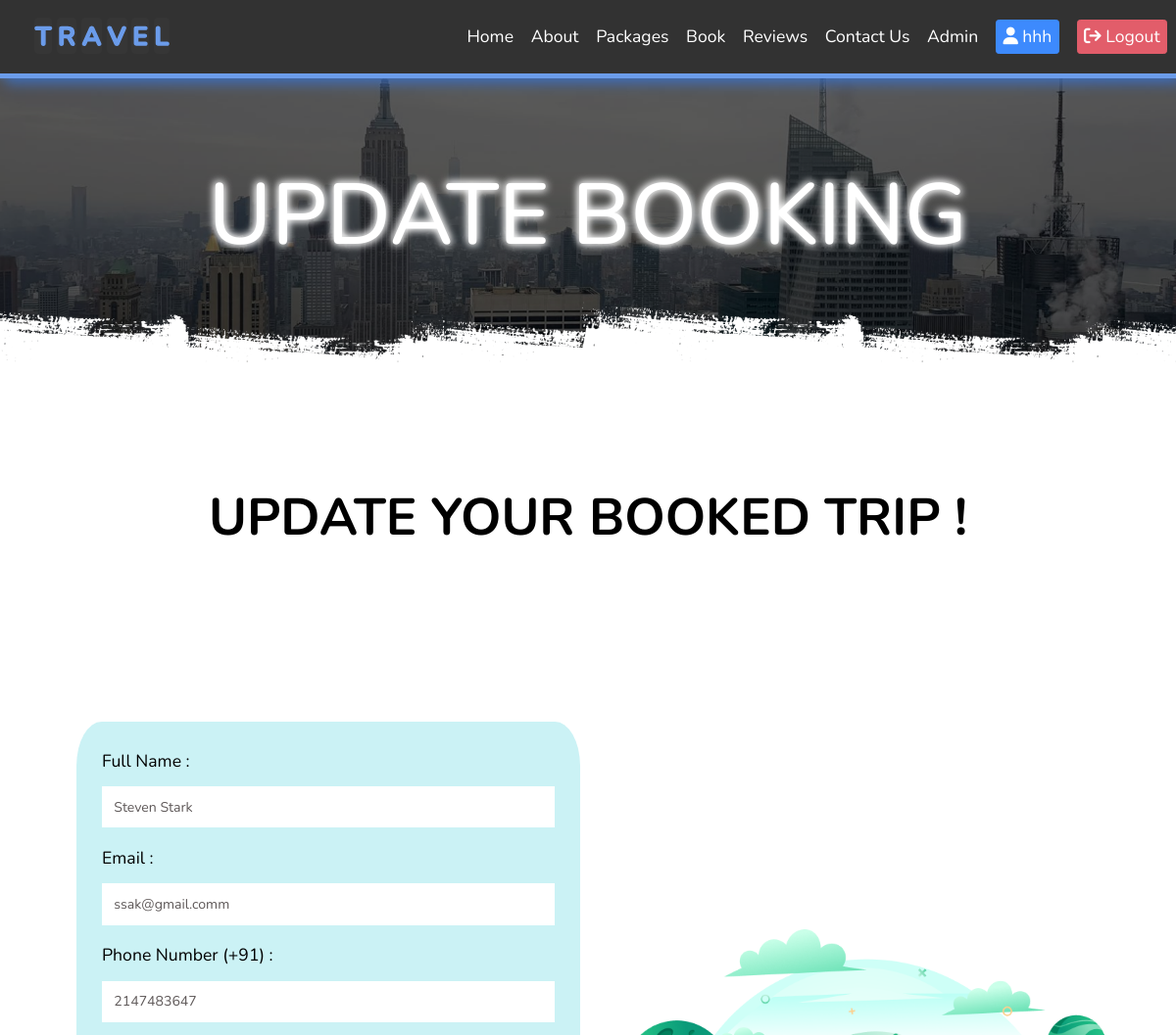
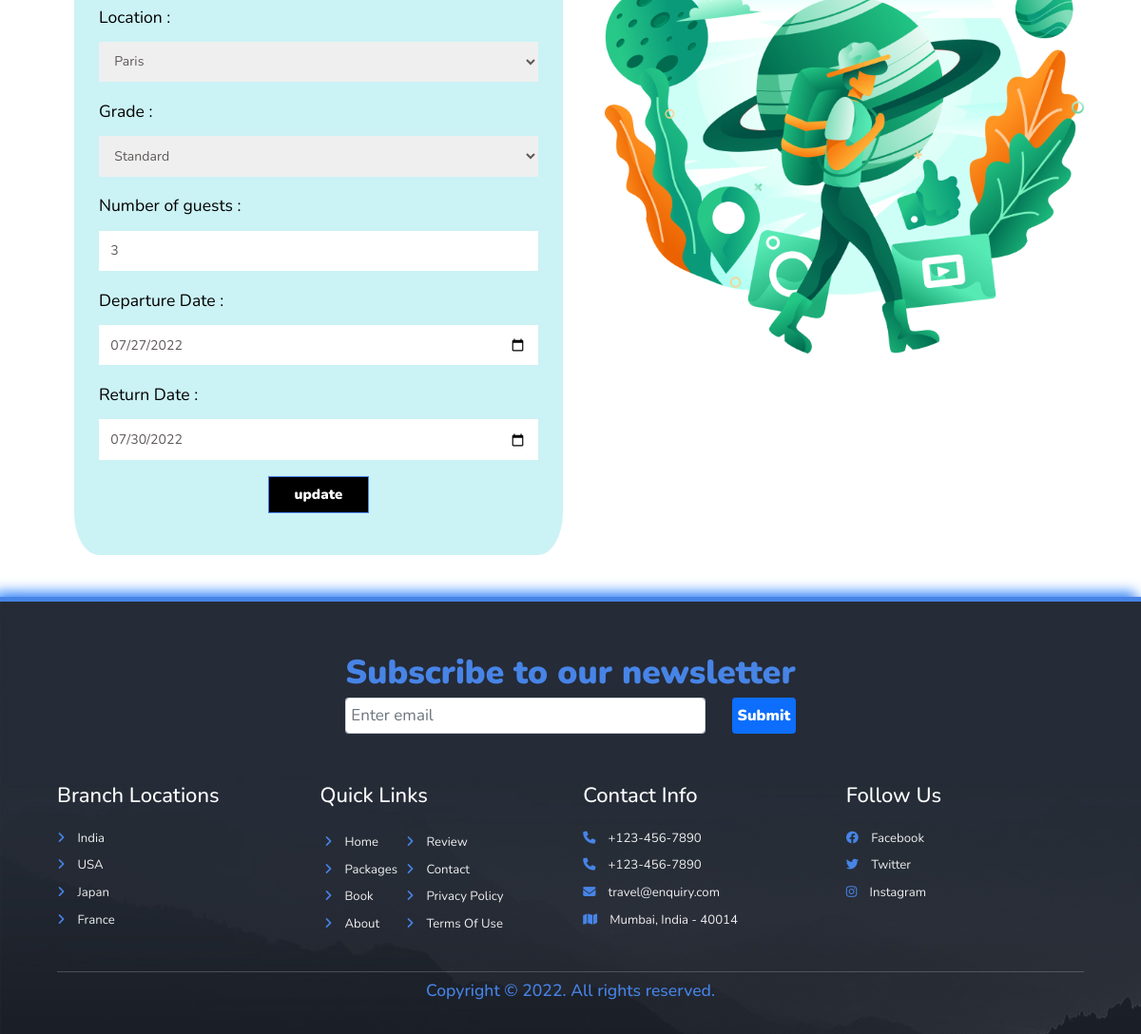
Page /edit.php?id=13 (signed in) on the committed database (2 pictures, top to bottom).
### tables this page shows
CREATE TABLE IF NOT EXISTS `book` (
  `id` int NOT NULL AUTO_INCREMENT,
  `username` varchar(100) NOT NULL,
  `name` varchar(100) NOT NULL,
  `email` varchar(100) NOT NULL,
  `phone` int NOT NULL,
  `order_date` timestamp NOT NULL DEFAULT CURRENT_TIMESTAMP,
  `location` varchar(100) NOT NULL,
  `grade` varchar(100) NOT NULL,
  `guests` int NOT NULL,
  `departure_date` date NOT NULL,
  `return_date` date NOT NULL,
  `price` double NOT NULL,
  PRIMARY KEY (`id`)
);

### edit.php (the view, shortened to what this page needs)
<!DOCTYPE html>
<?php session_start();
include('dbconnection.php');
$result = mysqli_query($conn, "SELECT * FROM book WHERE id='" . $_GET["id"] . "'");
$row = mysqli_fetch_array($result, MYSQLI_ASSOC);
?>
<html lang="en">
<head>
    <link rel="stylesheet" href="https://unpkg.com/swiper@8/swiper-bundle.min.css" />
    <link rel="stylesheet" href="https://cdnjs.cloudflare.com/ajax/libs/font-awesome/6.1.1/css/all.min.css" />
    <link rel="stylesheet" href="style.css">
    <link href="https://cdn.jsdelivr.net/npm/bootstrap@5.2.0-beta1/dist/css/bootstrap.min.css" rel="stylesheet">
</head>
<body>
    <section class="header">
        <a href="index.php" class="logo text-decoration-none">
            <div class="wrapper">
                <span>T</span>
                <span>R</span>
                <span>A</span>
                <span>V</span>
                <span>E</span>
                <span>L</span>
            </div>
        </a>
        <nav class="navbar">
            <a href="index.php" class="text-decoration-none">Home</a>
            <a href="about.php" class="text-decoration-none">About</a>
            <a href="package.php" class="text-decoration-none">Packages</a>
            <a href="book.php" class="text-decoration-none">Book</a>
            <a href="review.php" class="text-decoration-none">Reviews</a>
            <a href="contact.php" class="text-decoration-none">Contact Us</a>
            <a href="admin.php" class="text-decoration-none">Admin</a>
            <?php if (isset($_SESSION['username'])) { ?>
                <a href="dashboard.php"><button type="button" class="btn btn-primary"><i class="fa-solid fa-user"></i><?php echo " " . $_SESSION['username']; ?></button></a>
                <a href="index.php?logout='1'"><button type="button" class="btn btn-danger"><i class="fa-solid fa-arrow-right-from-bracket"></i> Logout</button></a> <?php } else { ?>
                <a href="login.php"><button type="button" class="btn btn-primary">Login</button></a>
                <a href="register.php"><button type="button" class="btn btn-warning">Register</button></a><?php } ?>
        </nav>
    </section>
    <div class="heading" style="background:url(images/header-bg-3.png) no-repeat">
        <h1>UPDATE BOOKING</h1>
    </div>
    <h1 class="heading"><b>update your booked trip ! </b></h1>
    <section class="book">
        <form method="post" action="" class="book-form">
            <div class="flex">
                <div class="inputBox">
                    <span>Full Name : </span>
                    <input type="text" placeholder="Enter your Full Name" name="name" value="<?php echo $row["name"]; ?>">
                </div>
                <div class="inputBox">
                    <span>Email : </span>
                    <input type="email" placeholder="Enter your Email" name="email" value="<?php echo $row["email"]; ?>">
                </div>
                <div class="inputBox">
                    <span>Phone Number (+91) : </span>
                    <input type="tel" placeholder="Enter your Phone Number" name="phone" pattern="^\d{10}$" value="<?php echo $row["phone"]; ?>">
                </div>
                <div class="inputBox">
                    <label for="location">Location : </label>
                    <?php $location = $row["location"] ?>
                    <select name="location" id="location" required>
                        <option value="Paris" <?php if ($location == "Paris") echo 'selected="selected"'; ?>>Paris</option>
                    </select>
                </div>
                <div class="inputBox">
                    <label for="activity">Grade : </label>
                    <select name="grade" id="grade" required>
                        <option value="standard" <?php if ($row["grade"] == "standard") echo 'selected="selected"'; ?>>Standard</option>
                    </select>
                </div>
                <div class="inputBox">
                    <span>Number of guests :</span>
                    <input type="number" placeholder="number of guests" name="guests" value="<?php echo $row["guests"]; ?>">
                </div>
                <div class="inputBox">
                    <span>Departure Date :</span>
                    <input type="date" name="departure" value="<?php echo $row["departure_date"]; ?>">
                </div>
                <div class="inputBox">
                    <span>Return Date :</span>
                    <input type="date" name="return" value="<?php echo $row["return_date"]; ?>">
                </div>
            </div>
            <input type="submit" value="update" class="book-btn" name="update">
        </form>
        <div class="hero-img">
            <img src="images/hero.jpg" alt="">
        </div>
    </section>
    <footer>
        <section class="footer" style="background:url(images/footer-bg.jpg) no-repeat">
            <div class="newsletter">
                <form action="index.php" method="post">
                    <div class="form-group">
                        <label for="exampleInputEmail1">
                            <h1>Subscribe to our newsletter</h1>
                        </label>
                        <div>
                            <input type="email" name="sub_email" class="form-control" id="exampleInputEmail1" aria-describedby="emailHelp" placeholder="Enter email">
                            <button type="submit" class="btn btn-primary" name="subscribe">Submit</button>
                        </div>
                    </div>
                </form>
            </div>
            <div class="box-container">
                <div class="box">
                    <h3>Branch Locations</h3>
                    <a href="#" class="text-decoration-none"><i class="fas fa-angle-right"></i>India</a>
                    <a href="#" class="text-decoration-none"><i class="fas fa-angle-right"></i>USA</a>
                    <a href="#" class="text-decoration-none"><i class="fas fa-angle-right"></i>Japan</a>
                    <a href="#" class="text-decoration-none"><i class="fas fa-angle-right"></i>France</a>
                </div>
                <div class="box">
                    <table>
                        <tr>
                            <h3>Quick Links</h3>
                        </tr>
                        <tr>
                            <td>
                                <a href="home.php" class="text-decoration-none"><i class="fas fa-angle-right"></i>Home</a>
                                <a href="package.php" class="text-decoration-none"><i class="fas fa-angle-right"></i>Packages</a>
                                <a href="book.php" class="text-decoration-none"><i class="fas fa-angle-right"></i>Book</a>
                                <a href="about.php" class="text-decoration-none"><i class="fas fa-angle-right"></i>About</a>
                            </td>
                            <td>
                                <a href="review.php" class="text-decoration-none"><i class="fas fa-angle-right"></i>Review</a>
                                <a href="contact.php" class="text-decoration-none"><i class="fas fa-angle-right"></i>Contact</a>
                                <a href="#" class="text-decoration-none"><i class="fas fa-angle-right"></i>Privacy Policy</a>
                                <a href="#" class="text-decoration-none"><i class="fas fa-angle-right"></i>Terms Of Use</a>
                            </td>
                        </tr>
                    </table>
                </div>
                <div class="box">
                    <h3>Contact Info</h3>
                    <a href="#" class="text-decoration-none"><i class="fas fa-phone"></i>+123-456-7890</a>
                    <a href="#" class="text-decoration-none"><i class="fas fa-phone"></i>+123-456-7890</a>
                    <a href="#" class="text-decoration-none"><i class="fas fa-envelope"></i>travel@enquiry.com</a>
                    <a href="#" class="text-decoration-none"><i class="fas fa-map"></i>Mumbai, India - 40014</a>
                </div>
                <div class="box">
                    <h3>Follow Us</h3>
                    <a href="#" class="text-decoration-none"><i class="fa-brands fa-facebook"></i>Facebook</a>
                    <a href="#" class="text-decoration-none"><i class="fa-brands fa-twitter"></i>Twitter</a>
                    <a href="#" class="text-decoration-none"><i class="fa-brands fa-instagram"></i>Instagram</a>
                </div>
            </div>
            <div class="col-md-12 text-center">
                <h1 class="credit">
                    <p>Copyright © 2022. All rights reserved.</p>
                </h1>
            </div>
        </section>
    </footer>
</body>
</html>

### rows in the picture
book: name "Steven Stark", email "ssak@gmail.comm", phone "2147483647", location "Paris", grade "Standard", guests "3", departure "07/27/2022", return "07/30/2022"

### other values in the picture
$_SESSION['username'] "hhh"
